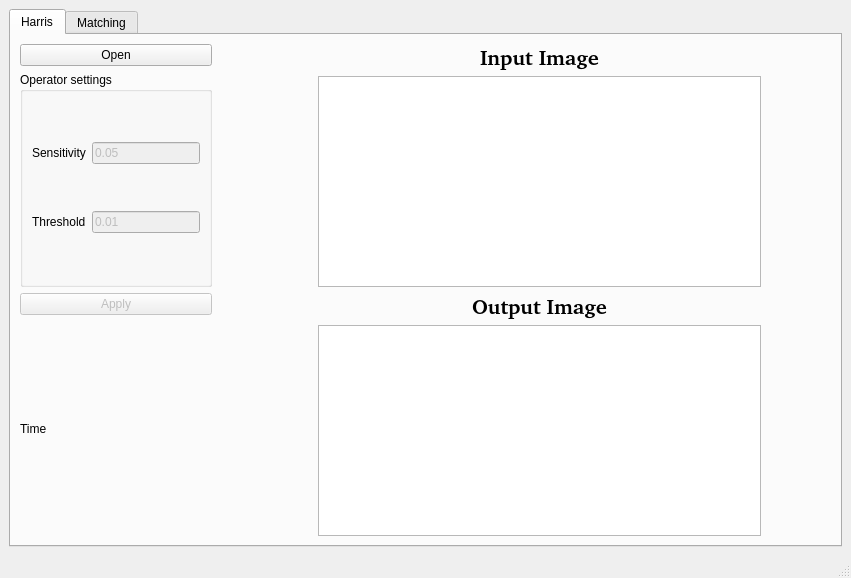
<?xml version="1.0" encoding="UTF-8"?>
<ui version="4.0">
 <class>MainWindow</class>
 <widget class="QMainWindow" name="MainWindow">
  <property name="geometry">
   <rect>
    <x>0</x>
    <y>0</y>
    <width>851</width>
    <height>578</height>
   </rect>
  </property>
  <property name="windowTitle">
   <string>MainWindow</string>
  </property>
  <widget class="QWidget" name="centralwidget">
   <layout class="QGridLayout" name="gridLayout">
    <item row="0" column="1">
     <widget class="QTabWidget" name="tabWidget">
      <property name="currentIndex">
       <number>0</number>
      </property>
      <widget class="QWidget" name="harris_tab">
       <attribute name="title">
        <string>Harris</string>
       </attribute>
       <layout class="QHBoxLayout" name="horizontalLayout_4">
        <item>
         <layout class="QVBoxLayout" name="verticalLayout_4">
          <item>
           <widget class="QPushButton" name="open_button">
            <property name="text">
             <string>Open</string>
            </property>
           </widget>
          </item>
          <item>
           <widget class="QGroupBox" name="groupBox">
            <property name="sizePolicy">
             <sizepolicy hsizetype="Fixed" vsizetype="Preferred">
              <horstretch>0</horstretch>
              <verstretch>0</verstretch>
             </sizepolicy>
            </property>
            <property name="title">
             <string>Operator settings</string>
            </property>
            <layout class="QVBoxLayout" name="verticalLayout">
             <item>
              <layout class="QHBoxLayout" name="horizontalLayout">
               <item>
                <widget class="QLabel" name="label">
                 <property name="text">
                  <string>Sensitivity</string>
                 </property>
                </widget>
               </item>
               <item>
                <widget class="QLineEdit" name="sensitivity">
                 <property name="enabled">
                  <bool>false</bool>
                 </property>
                 <property name="sizePolicy">
                  <sizepolicy hsizetype="MinimumExpanding" vsizetype="Fixed">
                   <horstretch>0</horstretch>
                   <verstretch>0</verstretch>
                  </sizepolicy>
                 </property>
                 <property name="text">
                  <string>0.05</string>
                 </property>
                </widget>
               </item>
              </layout>
             </item>
             <item>
              <layout class="QHBoxLayout" name="horizontalLayout_2">
               <item>
                <widget class="QLabel" name="label4">
                 <property name="text">
                  <string>Threshold</string>
                 </property>
                </widget>
               </item>
               <item>
                <widget class="QLineEdit" name="threshold">
                 <property name="enabled">
                  <bool>false</bool>
                 </property>
                 <property name="sizePolicy">
                  <sizepolicy hsizetype="MinimumExpanding" vsizetype="Fixed">
                   <horstretch>0</horstretch>
                   <verstretch>0</verstretch>
                  </sizepolicy>
                 </property>
                 <property name="text">
                  <string>0.01</string>
                 </property>
                </widget>
               </item>
              </layout>
             </item>
            </layout>
           </widget>
          </item>
          <item>
           <widget class="QPushButton" name="apply_button">
            <property name="enabled">
             <bool>false</bool>
            </property>
            <property name="text">
             <string>Apply</string>
            </property>
           </widget>
          </item>
          <item>
           <layout class="QHBoxLayout" name="horizontalLayout_3">
            <item>
             <widget class="QLabel" name="label_6">
              <property name="text">
               <string>Time</string>
              </property>
             </widget>
            </item>
            <item>
             <widget class="QLabel" name="time_label">
              <property name="text">
               <string/>
              </property>
             </widget>
            </item>
           </layout>
          </item>
         </layout>
        </item>
        <item>
         <spacer name="horizontalSpacer">
          <property name="orientation">
           <enum>Qt::Horizontal</enum>
          </property>
          <property name="sizeType">
           <enum>QSizePolicy::Fixed</enum>
          </property>
          <property name="sizeHint" stdset="0">
           <size>
            <width>100</width>
            <height>20</height>
           </size>
          </property>
         </spacer>
        </item>
        <item>
         <layout class="QVBoxLayout" name="verticalLayout_5">
          <item>
           <layout class="QVBoxLayout" name="verticalLayout_2">
            <item>
             <widget class="QLabel" name="label_4">
              <property name="sizePolicy">
               <sizepolicy hsizetype="Expanding" vsizetype="Fixed">
                <horstretch>0</horstretch>
                <verstretch>0</verstretch>
               </sizepolicy>
              </property>
              <property name="maximumSize">
               <size>
                <width>16777215</width>
                <height>27</height>
               </size>
              </property>
              <property name="font">
               <font>
                <family>URW Bookman [urw]</family>
                <pointsize>16</pointsize>
                <weight>75</weight>
                <bold>true</bold>
               </font>
              </property>
              <property name="text">
               <string>Input Image</string>
              </property>
              <property name="textFormat">
               <enum>Qt::AutoText</enum>
              </property>
              <property name="alignment">
               <set>Qt::AlignCenter</set>
              </property>
             </widget>
            </item>
            <item>
             <widget class="ImageView" name="input_img">
              <property name="sizePolicy">
               <sizepolicy hsizetype="Expanding" vsizetype="Expanding">
                <horstretch>0</horstretch>
                <verstretch>0</verstretch>
               </sizepolicy>
              </property>
              <property name="minimumSize">
               <size>
                <width>0</width>
                <height>0</height>
               </size>
              </property>
             </widget>
            </item>
           </layout>
          </item>
          <item>
           <layout class="QVBoxLayout" name="verticalLayout_3">
            <item>
             <widget class="QLabel" name="label_5">
              <property name="sizePolicy">
               <sizepolicy hsizetype="Expanding" vsizetype="Fixed">
                <horstretch>0</horstretch>
                <verstretch>0</verstretch>
               </sizepolicy>
              </property>
              <property name="maximumSize">
               <size>
                <width>16777215</width>
                <height>27</height>
               </size>
              </property>
              <property name="font">
               <font>
                <family>URW Bookman [urw]</family>
                <pointsize>16</pointsize>
                <weight>75</weight>
                <bold>true</bold>
               </font>
              </property>
              <property name="text">
               <string>Output Image</string>
              </property>
              <property name="textFormat">
               <enum>Qt::AutoText</enum>
              </property>
              <property name="alignment">
               <set>Qt::AlignCenter</set>
              </property>
             </widget>
            </item>
            <item>
             <widget class="ImageView" name="output_img">
              <property name="sizePolicy">
               <sizepolicy hsizetype="Expanding" vsizetype="Expanding">
                <horstretch>0</horstretch>
                <verstretch>0</verstretch>
               </sizepolicy>
              </property>
              <property name="minimumSize">
               <size>
                <width>0</width>
                <height>0</height>
               </size>
              </property>
             </widget>
            </item>
           </layout>
          </item>
         </layout>
        </item>
        <item>
         <spacer name="horizontalSpacer_2">
          <property name="orientation">
           <enum>Qt::Horizontal</enum>
          </property>
          <property name="sizeType">
           <enum>QSizePolicy::Fixed</enum>
          </property>
          <property name="sizeHint" stdset="0">
           <size>
            <width>70</width>
            <height>20</height>
           </size>
          </property>
         </spacer>
        </item>
       </layout>
      </widget>
      <widget class="QWidget" name="sift_tab">
       <attribute name="title">
        <string>Matching</string>
       </attribute>
       <layout class="QHBoxLayout" name="horizontalLayout_15">
        <item>
         <layout class="QVBoxLayout" name="verticalLayout_7">
          <item>
           <widget class="QPushButton" name="open_button_2">
            <property name="text">
             <string>Open</string>
            </property>
           </widget>
          </item>
          <item>
           <spacer name="verticalSpacer_2">
            <property name="orientation">
             <enum>Qt::Vertical</enum>
            </property>
            <property name="sizeType">
             <enum>QSizePolicy::Fixed</enum>
            </property>
            <property name="sizeHint" stdset="0">
             <size>
              <width>20</width>
              <height>10</height>
             </size>
            </property>
           </spacer>
          </item>
          <item>
           <widget class="QGroupBox" name="groupBox_2">
            <property name="sizePolicy">
             <sizepolicy hsizetype="Fixed" vsizetype="Preferred">
              <horstretch>0</horstretch>
              <verstretch>0</verstretch>
             </sizepolicy>
            </property>
            <property name="title">
             <string>Operator settings</string>
            </property>
            <layout class="QVBoxLayout" name="verticalLayout_8">
             <item>
              <layout class="QHBoxLayout" name="horizontalLayout_7">
               <item>
                <widget class="QRadioButton" name="radioButton">
                 <property name="enabled">
                  <bool>false</bool>
                 </property>
                 <property name="text">
                  <string>NCC</string>
                 </property>
                 <property name="checked">
                  <bool>true</bool>
                 </property>
                 <property name="autoExclusive">
                  <bool>true</bool>
                 </property>
                </widget>
               </item>
               <item>
                <widget class="QRadioButton" name="radioButton_2">
                 <property name="enabled">
                  <bool>false</bool>
                 </property>
                 <property name="text">
                  <string>SSD</string>
                 </property>
                 <property name="checkable">
                  <bool>true</bool>
                 </property>
                 <property name="autoRepeat">
                  <bool>false</bool>
                 </property>
                </widget>
               </item>
              </layout>
             </item>
             <item>
              <layout class="QHBoxLayout" name="horizontalLayout_8">
               <item>
                <widget class="QLabel" name="label4_3">
                 <property name="text">
                  <string>Threshold</string>
                 </property>
                </widget>
               </item>
               <item>
                <widget class="QLineEdit" name="threshold_3">
                 <property name="enabled">
                  <bool>false</bool>
                 </property>
                 <property name="sizePolicy">
                  <sizepolicy hsizetype="MinimumExpanding" vsizetype="Fixed">
                   <horstretch>0</horstretch>
                   <verstretch>0</verstretch>
                  </sizepolicy>
                 </property>
                 <property name="text">
                  <string>10000</string>
                 </property>
                </widget>
               </item>
              </layout>
             </item>
             <item>
              <spacer name="verticalSpacer_3">
               <property name="orientation">
                <enum>Qt::Vertical</enum>
               </property>
               <property name="sizeType">
                <enum>QSizePolicy::Fixed</enum>
               </property>
               <property name="sizeHint" stdset="0">
                <size>
                 <width>20</width>
                 <height>10</height>
                </size>
               </property>
              </spacer>
             </item>
            </layout>
           </widget>
          </item>
          <item>
           <widget class="QPushButton" name="apply_button_2">
            <property name="enabled">
             <bool>false</bool>
            </property>
            <property name="text">
             <string>Apply</string>
            </property>
           </widget>
          </item>
          <item>
           <spacer name="verticalSpacer">
            <property name="orientation">
             <enum>Qt::Vertical</enum>
            </property>
            <property name="sizeType">
             <enum>QSizePolicy::Fixed</enum>
            </property>
            <property name="sizeHint" stdset="0">
             <size>
              <width>20</width>
              <height>20</height>
             </size>
            </property>
           </spacer>
          </item>
          <item>
           <layout class="QHBoxLayout" name="horizontalLayout_9">
            <item>
             <widget class="QLabel" name="label_7">
              <property name="text">
               <string>SIFT 1 Time</string>
              </property>
             </widget>
            </item>
            <item>
             <widget class="QLabel" name="time_label_2">
              <property name="text">
               <string/>
              </property>
             </widget>
            </item>
           </layout>
          </item>
          <item>
           <layout class="QHBoxLayout" name="horizontalLayout_13">
            <item>
             <widget class="QLabel" name="label_13">
              <property name="text">
               <string>SIFT 2 Time</string>
              </property>
             </widget>
            </item>
            <item>
             <widget class="QLabel" name="time_label_5">
              <property name="text">
               <string/>
              </property>
             </widget>
            </item>
           </layout>
          </item>
          <item>
           <layout class="QHBoxLayout" name="horizontalLayout_12">
            <item>
             <widget class="QLabel" name="label_12">
              <property name="text">
               <string>Matching Time</string>
              </property>
             </widget>
            </item>
            <item>
             <widget class="QLabel" name="time_label_4">
              <property name="text">
               <string/>
              </property>
             </widget>
            </item>
           </layout>
          </item>
          <item>
           <layout class="QHBoxLayout" name="horizontalLayout_14">
            <item>
             <widget class="QLabel" name="label_14">
              <property name="text">
               <string>Total Time</string>
              </property>
             </widget>
            </item>
            <item>
             <widget class="QLabel" name="time_label_6">
              <property name="text">
               <string/>
              </property>
             </widget>
            </item>
           </layout>
          </item>
         </layout>
        </item>
        <item>
         <layout class="QVBoxLayout" name="verticalLayout_12">
          <item>
           <layout class="QHBoxLayout" name="horizontalLayout_10">
            <item>
             <layout class="QVBoxLayout" name="verticalLayout_9">
              <item>
               <widget class="QLabel" name="label_8">
                <property name="sizePolicy">
                 <sizepolicy hsizetype="Expanding" vsizetype="Fixed">
                  <horstretch>0</horstretch>
                  <verstretch>0</verstretch>
                 </sizepolicy>
                </property>
                <property name="maximumSize">
                 <size>
                  <width>16777215</width>
                  <height>27</height>
                 </size>
                </property>
                <property name="font">
                 <font>
                  <family>URW Bookman [urw]</family>
                  <pointsize>16</pointsize>
                  <weight>75</weight>
                  <bold>true</bold>
                 </font>
                </property>
                <property name="text">
                 <string>Input Image 1</string>
                </property>
                <property name="textFormat">
                 <enum>Qt::AutoText</enum>
                </property>
                <property name="alignment">
                 <set>Qt::AlignCenter</set>
                </property>
               </widget>
              </item>
              <item>
               <widget class="ImageView" name="input_img_2">
                <property name="sizePolicy">
                 <sizepolicy hsizetype="Expanding" vsizetype="Expanding">
                  <horstretch>0</horstretch>
                  <verstretch>0</verstretch>
                 </sizepolicy>
                </property>
                <property name="minimumSize">
                 <size>
                  <width>0</width>
                  <height>0</height>
                 </size>
                </property>
               </widget>
              </item>
             </layout>
            </item>
            <item>
             <layout class="QVBoxLayout" name="verticalLayout_10">
              <item>
               <widget class="QLabel" name="label_9">
                <property name="sizePolicy">
                 <sizepolicy hsizetype="Expanding" vsizetype="Fixed">
                  <horstretch>0</horstretch>
                  <verstretch>0</verstretch>
                 </sizepolicy>
                </property>
                <property name="maximumSize">
                 <size>
                  <width>16777215</width>
                  <height>27</height>
                 </size>
                </property>
                <property name="font">
                 <font>
                  <family>URW Bookman [urw]</family>
                  <pointsize>16</pointsize>
                  <weight>75</weight>
                  <bold>true</bold>
                 </font>
                </property>
                <property name="text">
                 <string>Input Image 2</string>
                </property>
                <property name="textFormat">
                 <enum>Qt::AutoText</enum>
                </property>
                <property name="alignment">
                 <set>Qt::AlignCenter</set>
                </property>
               </widget>
              </item>
              <item>
               <widget class="ImageView" name="input_img_3">
                <property name="sizePolicy">
                 <sizepolicy hsizetype="Expanding" vsizetype="Expanding">
                  <horstretch>0</horstretch>
                  <verstretch>0</verstretch>
                 </sizepolicy>
                </property>
                <property name="minimumSize">
                 <size>
                  <width>0</width>
                  <height>0</height>
                 </size>
                </property>
               </widget>
              </item>
             </layout>
            </item>
           </layout>
          </item>
          <item>
           <layout class="QVBoxLayout" name="verticalLayout_11">
            <item>
             <widget class="QLabel" name="label_10">
              <property name="sizePolicy">
               <sizepolicy hsizetype="Expanding" vsizetype="Fixed">
                <horstretch>0</horstretch>
                <verstretch>0</verstretch>
               </sizepolicy>
              </property>
              <property name="maximumSize">
               <size>
                <width>16777215</width>
                <height>27</height>
               </size>
              </property>
              <property name="font">
               <font>
                <family>URW Bookman [urw]</family>
                <pointsize>16</pointsize>
                <weight>75</weight>
                <bold>true</bold>
               </font>
              </property>
              <property name="text">
               <string>Output Image</string>
              </property>
              <property name="textFormat">
               <enum>Qt::AutoText</enum>
              </property>
              <property name="alignment">
               <set>Qt::AlignCenter</set>
              </property>
             </widget>
            </item>
            <item>
             <widget class="ImageView" name="output_img_2">
              <property name="sizePolicy">
               <sizepolicy hsizetype="Expanding" vsizetype="Expanding">
                <horstretch>0</horstretch>
                <verstretch>0</verstretch>
               </sizepolicy>
              </property>
              <property name="minimumSize">
               <size>
                <width>0</width>
                <height>0</height>
               </size>
              </property>
             </widget>
            </item>
           </layout>
          </item>
         </layout>
        </item>
       </layout>
      </widget>
     </widget>
    </item>
   </layout>
  </widget>
  <widget class="QMenuBar" name="menubar">
   <property name="geometry">
    <rect>
     <x>0</x>
     <y>0</y>
     <width>851</width>
     <height>26</height>
    </rect>
   </property>
  </widget>
  <widget class="QStatusBar" name="statusbar"/>
 </widget>
 <customwidgets>
  <customwidget>
   <class>ImageView</class>
   <extends>QGraphicsView</extends>
   <header location="global">pyqtgraph</header>
   <container>1</container>
  </customwidget>
 </customwidgets>
 <resources/>
 <connections/>
</ui>
